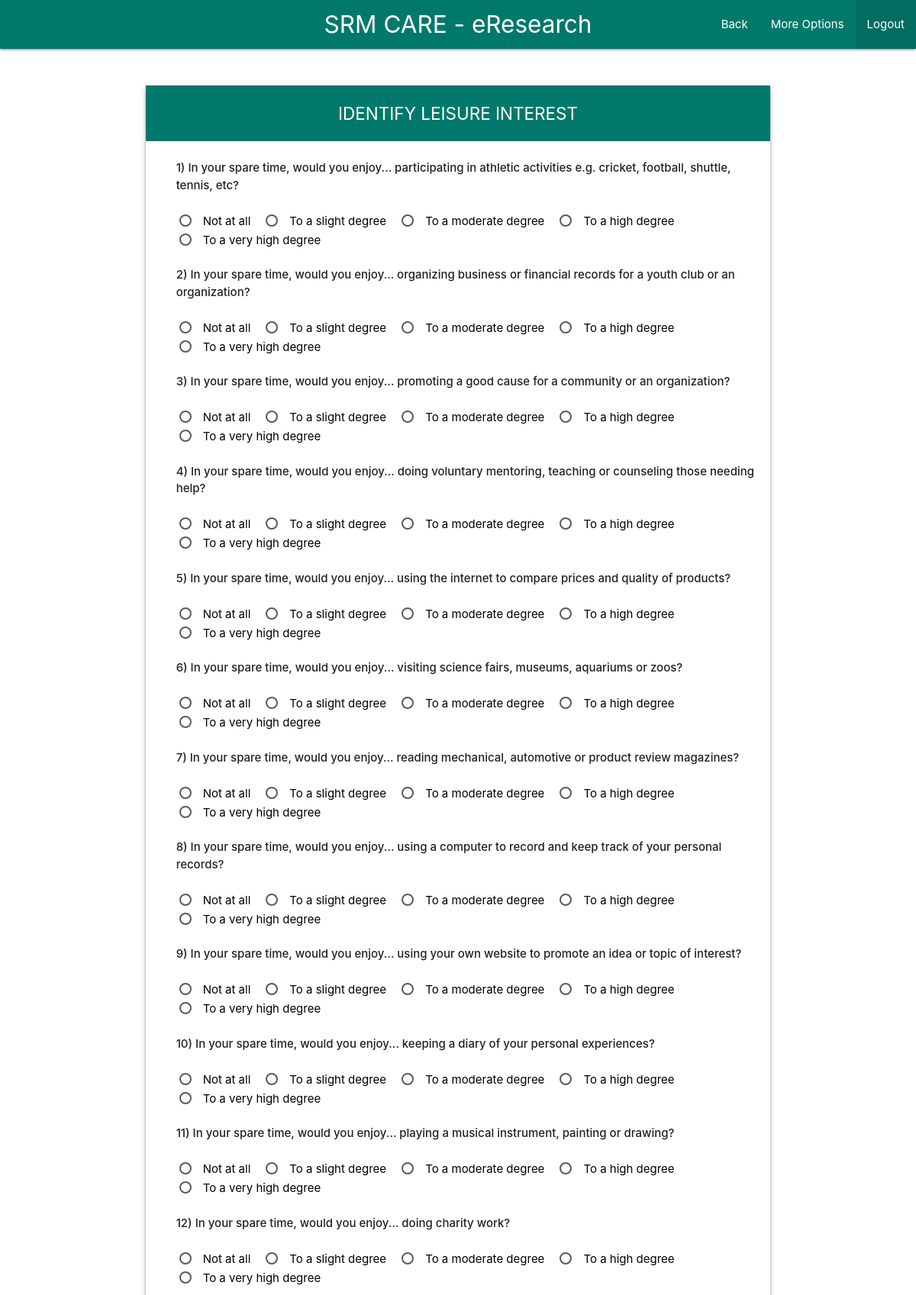
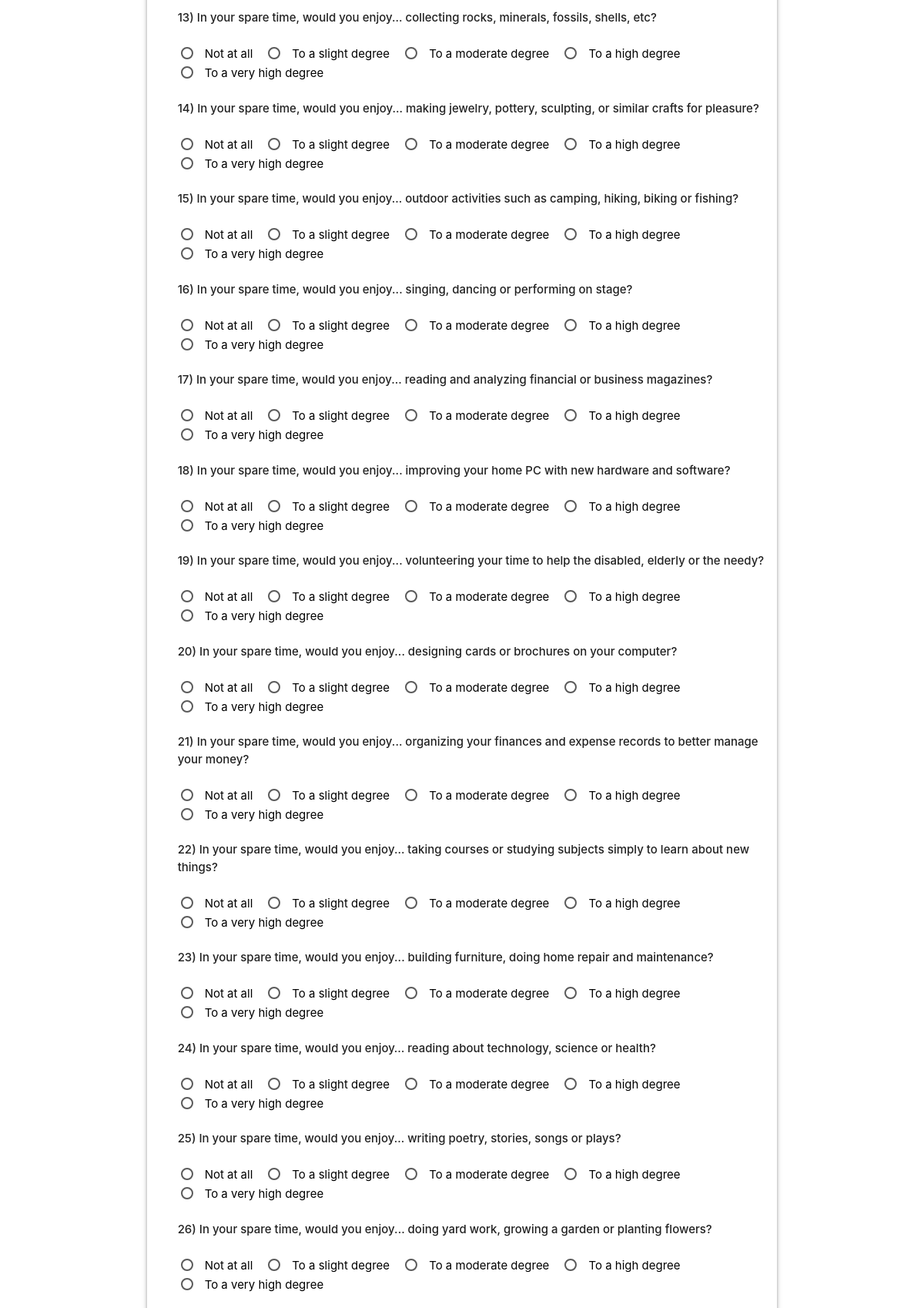
/login/user/identify/leisure.php (signed in, upper part), run on the app's committed database (2 pictures, top to bottom).
### tables this page shows
CREATE TABLE `leisure` (
  `id` int(11) NOT NULL,
  `question` text NOT NULL
);

### includes/general.php (called while the page is built, shortened)
<?php
$nav_title="SRM CARE - eResearch";
$color="teal darken-2";
?>

### login/user/identify/leisure.php (the view, shortened to what this page needs)
<?php
    include_once("../../../includes/config.php");
    include_once("../../../includes/general.php");
?>
<html>
    <head>
      <link type="text/css" rel="stylesheet" href="../../../css/materialize.min.css"  media="screen,projection"/>
      <link href="../../css/material-icons.css" rel="stylesheet">
    </head>
    <body>
 <nav>
    <div class="<?php echo $color; ?> nav-wrapper">
      <a href="#!" class="brand-logo hide-on-small-only center"><?php echo $nav_title; ?></a>
      <ul id="nav-mobile" class="right hide-on-med-and-down">
        <li><a href="index.php">Back</a></li>
        <li><a class="dropdown-trigger" data-target="dropdown1">More Options</a></li>
        <li class="active"><a href="../../../index.php">Logout</a></li>
      </ul>
    </div>
  </nav>
    <div class="container">
      <div class="row">
        <div class="col s12">
          <div class="card z-depth-2">
             <div id="l1" class="login center-align <?php echo $color; ?> white-text">IDENTIFY LEISURE INTEREST</div>
            <div class="card-content">
                <div class="row learning" style="margin-left: 2%;">
                  <?php
                    $sql = "SELECT * FROM leisure";
                    if($result = mysqli_query($conn, $sql)) {
                      while($row = mysqli_fetch_assoc($result)) {
                        echo "<p><strong>".$row['id'].")&nbsp;".$row['question']."</strong></p>";
                        echo "<br>";
                        echo "
                        <p>
                          <label>
                            <input name='q".$row['id']."' type='radio' value='1'/>
                            <span>Not at all</span>
                          </label>
                          &nbsp;&nbsp;
                          <label>
                            <input name='q".$row['id']."' type='radio' value='2'/>
                            <span>To a slight degree</span>
                          </label>
                          &nbsp;&nbsp;
                          <label>
                            <input name='q".$row['id']."' type='radio' value='3'/>
                            <span>To a moderate degree</span>
                          </label>
                          &nbsp;&nbsp;
                          <label>
                            <input name='q".$row['id']."' type='radio' value='4'/>
                            <span>To a high degree</span>
                          </label>
                          &nbsp;&nbsp;
                          <label>
                            <input name='q".$row['id']."' type='radio' value='5'/>
                            <span>To a very high degree</span>
                          </label>
                        </p>
                        <br>
                        ";
                        }
                    }
                  ?>
                </div>
            </div>
            </div>
          </div>
        </div>
      </div>
    </body>
  </html>

### login/user/identify/leisure.php (style rules this page uses)
.container { position: relative; top: 5%; }
.login { padding: 20px; font-size: 1.5em; margin-bottom: 0px; }
span { color: black; }

### data on the page
leisure: id "1", question "In your spare time, would you enjoy... participating in athletic activities e.g. cricket, football, shuttle, tennis, etc?"
leisure: id "2", question "In your spare time, would you enjoy... organizing business or financial records for a youth club or an organization?"
leisure: id "3", question "In your spare time, would you enjoy... promoting a good cause for a community or an organization?"
leisure: id "4", question "In your spare time, would you enjoy... doing voluntary mentoring, teaching or counseling those needing help?"
leisure: id "5", question "In your spare time, would you enjoy... using the internet to compare prices and quality of products?"
leisure: id "6", question "In your spare time, would you enjoy... visiting science fairs, museums, aquariums or zoos?"
leisure: id "7", question "In your spare time, would you enjoy... reading mechanical, automotive or product review magazines?"
leisure: id "8", question "In your spare time, would you enjoy... using a computer to record and keep track of your personal records?"
leisure: id "9", question "In your spare time, would you enjoy... using your own website to promote an idea or topic of interest?"
leisure: id "10", question "In your spare time, would you enjoy... keeping a diary of your personal experiences?"
leisure: id "11", question "In your spare time, would you enjoy... playing a musical instrument, painting or drawing?"
leisure: id "12", question "In your spare time, would you enjoy... doing charity work?"
leisure: id "13", question "In your spare time, would you enjoy... collecting rocks, minerals, fossils, shells, etc?"
leisure: id "14", question "In your spare time, would you enjoy... making jewelry, pottery, sculpting, or similar crafts for pleasure?"
leisure: id "15", question "In your spare time, would you enjoy... outdoor activities such as camping, hiking, biking or fishing?"
leisure: id "16", question "In your spare time, would you enjoy... singing, dancing or performing on stage?"
leisure: id "17", question "In your spare time, would you enjoy... reading and analyzing financial or business magazines?"
leisure: id "18", question "In your spare time, would you enjoy... improving your home PC with new hardware and software?"
leisure: id "19", question "In your spare time, would you enjoy... volunteering your time to help the disabled, elderly or the needy?"
leisure: id "20", question "In your spare time, would you enjoy... designing cards or brochures on your computer?"
leisure: id "21", question "In your spare time, would you enjoy... organizing your finances and expense records to better manage your money?"
leisure: id "22", question "In your spare time, would you enjoy... taking courses or studying subjects simply to learn about new things?"
leisure: id "23", question "In your spare time, would you enjoy... building furniture, doing home repair and maintenance?"
leisure: id "24", question "In your spare time, would you enjoy… reading about technology, science or health?"
leisure: id "25", question "In your spare time, would you enjoy... writing poetry, stories, songs or plays?"
leisure: id "26", question "In your spare time, would you enjoy... doing yard work, growing a garden or planting flowers?"

### other printed values
$nav_title "SRM CARE - eResearch"
